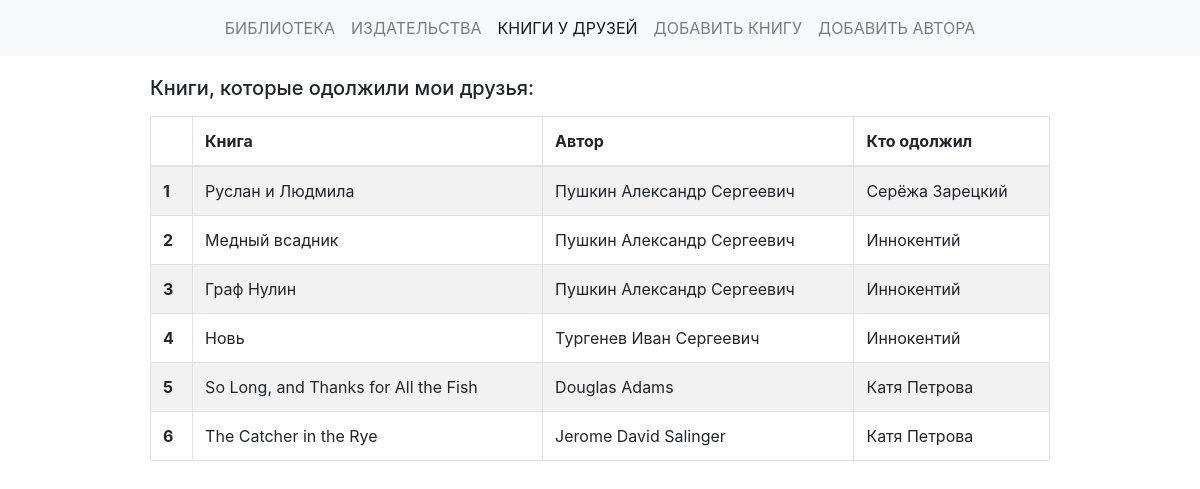
The app's page /borrowed_books, older data.
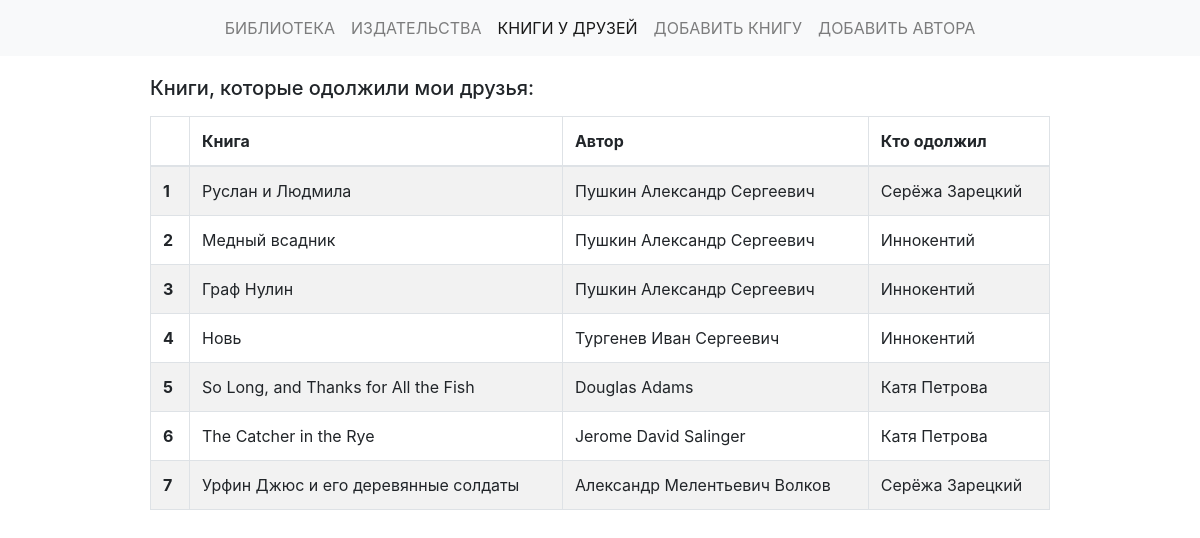
The same page, newer data.
### p_library/models.py (models this page shows, shortened)
class Book(models.Model):
    ISBN = models.CharField(max_length=13)
    title = models.TextField()
    description = models.TextField()
    year_release = models.SmallIntegerField()
    author = models.ForeignKey(Author, on_delete=models.CASCADE)
    copy_count = models.PositiveIntegerField(default=1)
    price = models.DecimalField(max_digits=100, decimal_places=2, default=0.00)
    publisher = models.ForeignKey(Publisher, related_name="books", on_delete=models.SET_NULL, null=True, blank=True)
    borrower = models.ForeignKey(Friend, related_name="borrowed_books", on_delete=models.SET_NULL, null=True, blank=True)
    cover = models.ImageField(upload_to='book_covers', blank=True)

class Author(models.Model):
    full_name = models.TextField()
    birth_year = models.SmallIntegerField()
    country = models.CharField(max_length=2)
    def __str__(self):
        return self.full_name

class Friend(models.Model):
    name = models.CharField(max_length=200)

### p_library/views.py (the view)
# urls.py: path("borrowed_books", views.borrowed_books, name="borrowed_books"),
def borrowed_books(request):
    template = loader.get_template("borrowed_books.html")
    borrowed_books = Book.objects.filter(borrower__isnull=False)
    books_data = {"books": borrowed_books}
    return HttpResponse(template.render(books_data))

### p_library/templates/borrowed_books.html
{% extends "base.html" %}
{% block nav-borrowed %}<a class="nav-item nav-link active text-uppercase" href="">Книги у друзей</a>{% endblock %}
{% block content %}
    <h5 class="mb-3">Книги, которые одолжили мои друзья:</h5>
    <table class="table table-striped table-bordered">
        <thead>
            <th></th>
            <th>Книга</th>
            <th>Автор</th>
            <th>Кто одолжил</th>
        </thead>
        <tbody>
            {% for book in books %}
            <tr>
                <th>{{ forloop.counter }}</th>
                <td>{{ book.title }}</td>
                <td>{{ book.author }}</td>
                <td>{{ book.borrower.name }}</td>
            </tr>
            {% endfor %}
        </tbody>
    </table>
{% endblock %}

Row changes from the older to the newer data that the page shows:
added Book: title "Урфин Джюс и его деревянные солдаты", author "Александр Мелентьевич Волков", borrower.name "Серёжа Зарецкий"
